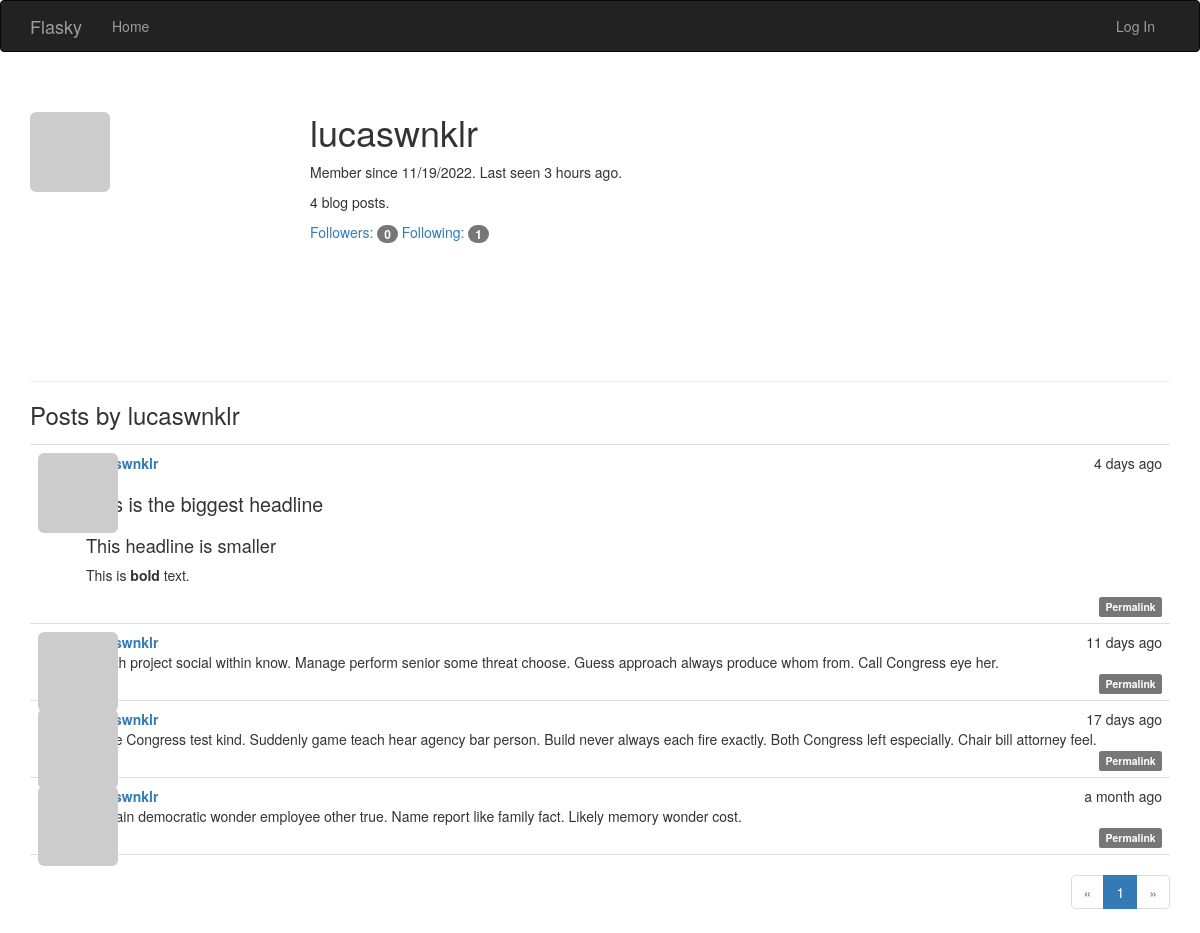
Page /user/lucaswnklr on the committed database.
### app/models.py (models this page shows, shortened)
class User(UserMixin, db.Model):
    __tablename__ = 'users'
    id = db.Column(db.Integer, primary_key=True)
    email = db.Column(db.String(64), unique=True, index=True)
    username = db.Column(db.String(64), unique=True, index=True)
    role_id = db.Column(db.Integer, db.ForeignKey('roles.id'))
    password_hash = db.Column(db.String(128))
    confirmed = db.Column(db.Boolean, default=False)
    name = db.Column(db.String(64))
    location = db.Column(db.String(64))
    about_me = db.Column(db.Text())
    member_since = db.Column(db.DateTime(), default=datetime.utcnow)
    last_seen = db.Column(db.DateTime(), default=datetime.utcnow)
    avatar_hash = db.Column(db.String(32))
    posts = db.relationship('Post', backref='author', lazy='dynamic')
    followed = db.relationship('Follow', foreign_keys=[Follow.follower_id],
                               backref=db.backref('follower', lazy='joined'),
                               lazy='dynamic',
                               cascade='all, delete-orphan')
    followers = db.relationship('Follow', foreign_keys=[Follow.followed_id],
                                backref=db.backref('followed', lazy='joined'),
                                lazy='dynamic',
                                cascade='all, delete-orphan')
    comments = db.relationship('Comment', backref='author', lazy='dynamic')
    @property
    def password(self):
        raise AttributeError('password is not a readable attribute')
    def gravatar_hash(self):
        return hashlib.md5(self.email.lower().encode('utf-8')).hexdigest()
    def gravatar(self, size=100, default='identicon', rating='g'):
        url = 'https://secure.gravatar.com/avatar'
        hash = self.avatar_hash or self.gravatar_hash()
        return '{url}/{hash}?s={size}&d={default}&r={rating}'.format(
            url=url, hash=hash, size=size, default=default, rating=rating)

class Post(db.Model):
    __tablename__ = 'posts'
    id = db.Column(db.Integer, primary_key=True)
    body = db.Column(db.Text)
    body_html = db.Column(db.Text)
    timestamp = db.Column(db.DateTime, index=True, default=datetime.utcnow)
    author_id = db.Column(db.Integer, db.ForeignKey('users.id'))
    comments = db.relationship('Comment', backref='post', lazy='dynamic')

### app/main/views.py (the view)
@main.route('/user/<username>')
def user(username):
    user = User.query.filter_by(username=username).first_or_404()
    page = request.args.get('page', 1, type=int)
    pagination = user.posts.order_by(Post.timestamp.desc()).paginate(page=page,
                                                                     per_page=current_app.config[
                                                                         'FLASKY_POSTS_PER_PAGE'], error_out=False)
    posts = pagination.items
    return render_template('user.html', user=user, posts=posts, pagination=pagination)

### app/auth/views.py (called while the page is built)
@auth.before_app_request
def before_request():
    if current_user.is_authenticated:
        current_user.ping()
        if not current_user.confirmed \
                and request.endpoint \
                and request.blueprint != 'auth' \
                and request.endpoint != 'static':
            return redirect(url_for('auth.unconfirmed'))

### app/main/__init__.py (called while the page is built)
@main.app_context_processor
def inject_permissions():
    return dict(Permission=Permission)

### app/models.py (called while the page is built)
    def can(self, permissions):
        return False

    def is_administrator(self):
        return False

### app/templates/user.html (shortened to what this page needs)
{% extends 'base.html' %}
{% import "_macros.html" as macros %}
{% block page_content %}
<div class="page-header">
    <img class="img-rounded profile-thumbnail" src="{{ user.gravatar(size=256) }}">
    <div class="profile-header">
        <h1>{{ user.username }}</h1>
        <p>Member since {{ moment(user.member_since).format('L') }}. Last seen {{ moment(user.last_seen).fromNow() }}.</p>
        <p>{{ user.posts.count() }} blog posts.</p>
        <p>
            <a href="{{ url_for('.followers', username=user.username) }}">Followers: <span class="badge">{{ user.followers.count() - 1 }}</span></a>
            <a href="{{ url_for('.followed_by', username=user.username) }}">Following: <span class="badge">{{ user.followed.count() - 1}}</span></a>
        </p>
    </div>
</div>
<h3>Posts by {{ user.username }}</h3>
{% include '_posts.html' %}
{% if pagination %}
<div class="pagination">
    {{ macros.pagination_widget(pagination, '.user', username=user.username) }}
</div>
{% endif %}
{% endblock %}

### app/templates/base.html (shortened to what this page needs)
{% extends "bootstrap/base.html" %}
{% block head %}
{{ super() }}
<link rel="stylesheet" type="text/css" href="{{ url_for('static', filename='styles.css') }}">
{% endblock %}
{% block navbar %}
<div class="navbar navbar-inverse" role="navigation">
    <div class="container">
        <div class="navbar-header">
            <a class="navbar-brand" href="{{ url_for('main.index') }}">Flasky</a>
        </div>
        <div class="navbar-collapse collapse">
            <ul class="nav navbar-nav">
                <li><a href="{{ url_for('main.index') }}">Home</a></li>
            </ul>
            <ul class="nav navbar-nav navbar-right">
                {% if current_user.is_authenticated %}
                <li class="dropdown">
                    <a href="#" class="dropdown-toggle" data-toggle="dropdown">
                        <img src="{{ current_user.gravatar(size=18) }}">
                        Account <b class="caret"></b>
                    </a>
                    <ul class="dropdown-menu">
                        <li><a href="{{ url_for('auth.change_password') }}">Change Password</a></li>
                        <li><a href="{{ url_for('auth.change_email_request') }}">Change Email</a></li>
                        <li><a href="{{ url_for('auth.logout') }}">Log Out</a></li>
                    </ul>
                </li>
                {% else %}
                <li><a href="{{ url_for('auth.login') }}">Log In</a></li>
                {% endif %}
            </ul>
        </div>
    </div>
</div>
{% endblock %}
{% block content %}
<div class="container">
    {% block page_content %}{% endblock %}
</div>
{% endblock %}

### app/templates/_macros.html
{% macro pagination_widget(pagination, endpoint) %}
<ul class="pagination">
    <li{% if not pagination.has_prev %} class="disabled"{% endif %}>
        <a href="{% if pagination.has_prev %}{{ url_for(endpoint, page=pagination.prev_num, **kwargs) }}{% else %}#{% endif %}">
            &laquo;
        </a>
    </li>
    {% for p in pagination.iter_pages() %}
        {% if p %}
            {% if p == pagination.page %}
            <li class="active">
                <a href="{{ url_for(endpoint, page = p, **kwargs) }}">{{ p }}</a>
            </li>
            {% else %}
            <li>
                <a href="{{ url_for(endpoint, page = p, **kwargs) }}">{{ p }}</a>
            </li>
            {% endif %}
        {% else %}
        <li class="disabled"><a href="#">&hellip;</a></li>
        {% endif %}
    {% endfor %}
    <li{% if not pagination.has_next %} class="disabled"{% endif %}>
        <a href="{% if pagination.has_next %}{{ url_for(endpoint, page=pagination.next_num, **kwargs) }}{% else %}#{% endif %}">
            &raquo;
        </a>
    </li>
</ul>
{% endmacro %}

### app/templates/_posts.html (shortened to what this page needs)
<ul class="posts">
    {% for post in posts %}
    <li class="post">
        <div class="post-thumbnail">
            <a href="{{ url_for('.user', username=post.author.username) }}">
                <img class="img-rounded profile-thumbnail" src="{{ post.author.gravatar(size=40) }}">
            </a>
        </div>
        <div class="post-content">
            <div class="post-date">{{ moment(post.timestamp).fromNow() }}</div>
            <div class="post-author"><a href="{{ url_for('.user', username=post.author.username) }}">{{ post.author.username }}</a></div>
            <div class="post-body">
                {% if post.body_html %}
                    {{ post.body_html | safe }}
                {% else %}
                    {{ post.body }}
                {% endif %}
            </div>
            <div class="post-footer">
                <a href="{{ url_for('.post', id=post.id) }}">
                    <span class="label label-default">Permalink</span>
                </a>
            </div>
        </div>
    </li>
    {% endfor %}
</ul>

### app/static/styles.css (style rules this page uses)
.profile-thumbnail { position: absolute; }
.profile-header { min-height: 260px; margin-left: 280px; }
ul.posts { list-style-type: none; padding: 0px; margin: 16px 0px 0px 0px; border-top: 1px solid #e0e0e0; }
ul.posts li.post { padding: 8px; border-bottom: 1px solid #e0e0e0; }
div.post-date { float: right; }
div.post-author { font-weight: bold; }
div.post-thumbnail { position: absolute; }
div.post-content { margin-left: 48px; min-height: 48px; }
div.post-footer { text-align: right; }
div.pagination { width: 100%; text-align: right; padding: 0px; margin: 0px; }
.post-body h1 { font-size: 140%; }
.post-body h2 { font-size: 130%; }

### rows in the picture
User: username "lucaswnklr", member_since "11/19/2022", last_seen "3 hours ago"
Post: timestamp "4 days ago", author.username "lucaswnklr", body_html "This is the biggest headline This headline is smaller This is bold text."
Post: timestamp "11 days ago", author.username "lucaswnklr", body "Health project social within know. Manage perform senior some threat choose. Guess approach always produce whom from. Call Congress eye her."
Post: timestamp "17 days ago", author.username "lucaswnklr", body "Three Congress test kind. Suddenly game teach hear agency bar person. Build never always each fire exactly. Both Congress left especially. Chair bill attorney feel."
Post: timestamp "a month ago", author.username "lucaswnklr", body "Contain democratic wonder employee other true. Name report like family fact. Likely memory wonder cost."

### other values in the picture
{{ user.posts.count() }} "4"
{{ user.followers.count() - 1 }} "0"
{{ user.followed.count() - 1 }} "1"
{{ p }} "1"
